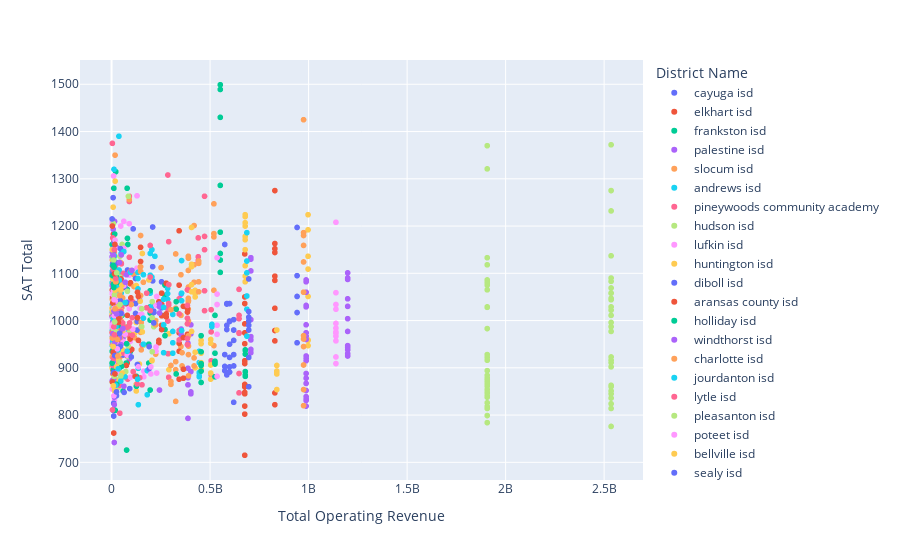

Source (notebook cell):
### Code cell
sat_budget = px.scatter(score_finance_complete, x="Total Operating Revenue", y="SAT Total", hover_name="District Name", color="District Name")
sat_budget.show()
